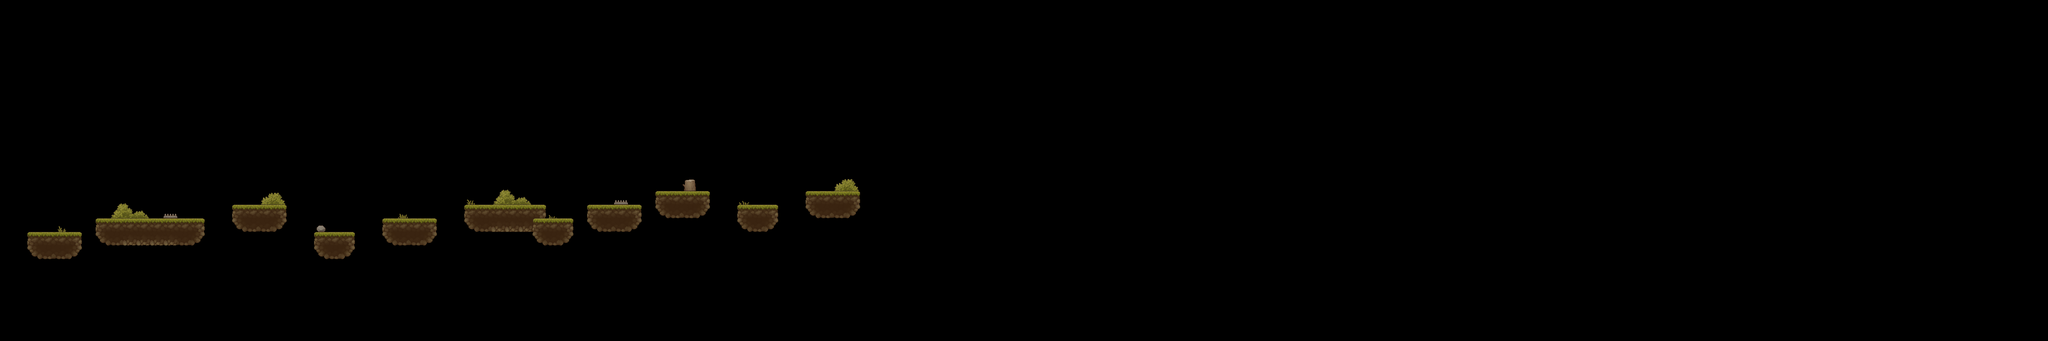

Tiled map render using the project's own tile images. Description and the map definition, with tile-layer contents summarised, below:
An orthogonal 150x25 tile map with 32x32 px tiles, 2 tile layers (Слой тайлов 1, Слой тайлов 2), 3 tilesets and 17 objects (Solid).

<map version="1.10" tiledversion="1.11.2" orientation="orthogonal" renderorder="right-down" width="150" height="25" tilewidth="32" tileheight="32" infinite="0" nextlayerid="5" nextobjectid="44">
 <tileset firstgid="1" source="TX Tileset Ground.tsx" />
 <tileset firstgid="257" source="TX Village Props.tsx" />
 <tileset firstgid="1281" source="TX Village Props.tsx" />
 <layer id="1" name="Слой тайлов 1" width="150" height="25">
  <data>[3750 cells, 120 non-empty, 24 distinct tile ids]</data>
 </layer>
 <layer id="4" name="Слой тайлов 2" width="150" height="25">
  <data>[3750 cells, 4 non-empty, 2 distinct tile ids]</data>
 </layer>
 <objectgroup id="2" name="Слой объектов 1">
  <object id="7" name="Solid" x="64" y="544" width="128" height="64" />
  <object id="10" x="224" y="512" width="96" height="64" />
  <object id="11" x="384" y="512" width="96" height="64" />
  <object id="12" x="544" y="480" width="128" height="64" />
  <object id="13" x="736" y="544" width="96" height="64" />
  <object id="14" x="896" y="512" width="128" height="64" />
  <object id="15" x="1088" y="480" width="96" height="64" />
  <object id="16" x="1248" y="512" width="96" height="64" />
  <object id="17" x="1376" y="480" width="128" height="64" />
  <object id="18" x="1536" y="448" width="128" height="64" />
  <object id="25" x="1728" y="480" width="96" height="64" />
  <object id="26" x="1888" y="448" width="128" height="64" />
  <object id="34" x="320" y="512" width="64" height="64" />
  <object id="37" x="1184" y="480" width="96" height="32" />
  <object id="38" x="1184" y="512" width="64" height="32" />
 </objectgroup>
 <objectgroup id="3" name="Шип">
  <object id="42" x="1444.33" y="469" width="23" height="10.3333" />
  <object id="43" x="388" y="501.125" width="24.625" height="10.375" />
 </objectgroup>
</map>
